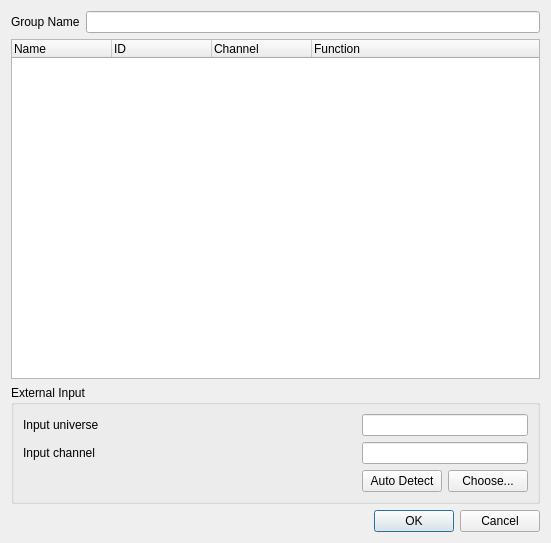
<?xml version="1.0" encoding="UTF-8"?>
<ui version="4.0">
 <class>ChannelSelection</class>
 <widget class="QDialog" name="ChannelSelection">
  <property name="geometry">
   <rect>
    <x>0</x>
    <y>0</y>
    <width>551</width>
    <height>543</height>
   </rect>
  </property>
  <property name="windowTitle">
   <string>Select Channels</string>
  </property>
  <layout class="QVBoxLayout" name="verticalLayout">
   <item>
    <layout class="QGridLayout">
     <item row="0" column="0">
      <layout class="QHBoxLayout" name="_2">
       <item>
        <widget class="QLabel" name="label">
         <property name="text">
          <string>Group Name</string>
         </property>
        </widget>
       </item>
       <item>
        <widget class="QLineEdit" name="m_groupNameEdit"/>
       </item>
      </layout>
     </item>
    </layout>
   </item>
   <item>
    <widget class="QTreeWidget" name="m_tree">
     <property name="alternatingRowColors">
      <bool>true</bool>
     </property>
     <property name="sortingEnabled">
      <bool>false</bool>
     </property>
     <property name="allColumnsShowFocus">
      <bool>true</bool>
     </property>
     <column>
      <property name="text">
       <string>Name</string>
      </property>
     </column>
     <column>
      <property name="text">
       <string>ID</string>
      </property>
     </column>
     <column>
      <property name="text">
       <string>Channel</string>
      </property>
     </column>
     <column>
      <property name="text">
       <string>Function</string>
      </property>
     </column>
    </widget>
   </item>
   <item>
    <widget class="QGroupBox" name="m_externalInputGroup">
     <property name="title">
      <string>External Input</string>
     </property>
     <layout class="QGridLayout" name="gridLayout">
      <item row="1" column="0">
       <widget class="QLabel" name="m_inputChannelLabel">
        <property name="text">
         <string>Input channel</string>
        </property>
       </widget>
      </item>
      <item row="1" column="1" colspan="2">
       <widget class="QLineEdit" name="m_inputChannelEdit">
        <property name="toolTip">
         <string>The particular input channel within the input universe that sends data to this widget</string>
        </property>
        <property name="readOnly">
         <bool>true</bool>
        </property>
       </widget>
      </item>
      <item row="2" column="0">
       <spacer name="horizontalSpacer">
        <property name="orientation">
         <enum>Qt::Horizontal</enum>
        </property>
        <property name="sizeHint" stdset="0">
         <size>
          <width>298</width>
          <height>20</height>
         </size>
        </property>
       </spacer>
      </item>
      <item row="0" column="1" colspan="2">
       <widget class="QLineEdit" name="m_inputUniverseEdit">
        <property name="toolTip">
         <string>The input universe that sends data to this widget</string>
        </property>
        <property name="readOnly">
         <bool>true</bool>
        </property>
       </widget>
      </item>
      <item row="2" column="2">
       <widget class="QPushButton" name="m_chooseInputButton">
        <property name="toolTip">
         <string>Choose an external input universe &amp; channel that this widget should listen to</string>
        </property>
        <property name="text">
         <string>Choose...</string>
        </property>
       </widget>
      </item>
      <item row="2" column="1">
       <widget class="QPushButton" name="m_autoDetectInputButton">
        <property name="toolTip">
         <string>When toggled, you can move an external slider/knob to assign it to this virtual console slider.</string>
        </property>
        <property name="text">
         <string>Auto Detect</string>
        </property>
        <property name="checkable">
         <bool>true</bool>
        </property>
       </widget>
      </item>
      <item row="0" column="0">
       <widget class="QLabel" name="m_inputUniverseLabel">
        <property name="text">
         <string>Input universe</string>
        </property>
       </widget>
      </item>
     </layout>
    </widget>
   </item>
   <item>
    <widget class="QDialogButtonBox" name="m_buttonBox">
     <property name="orientation">
      <enum>Qt::Horizontal</enum>
     </property>
     <property name="standardButtons">
      <set>QDialogButtonBox::Cancel|QDialogButtonBox::Ok</set>
     </property>
    </widget>
   </item>
  </layout>
 </widget>
 <resources/>
 <connections>
  <connection>
   <sender>m_buttonBox</sender>
   <signal>accepted()</signal>
   <receiver>ChannelSelection</receiver>
   <slot>accept()</slot>
   <hints>
    <hint type="sourcelabel">
     <x>248</x>
     <y>254</y>
    </hint>
    <hint type="destinationlabel">
     <x>157</x>
     <y>274</y>
    </hint>
   </hints>
  </connection>
  <connection>
   <sender>m_buttonBox</sender>
   <signal>rejected()</signal>
   <receiver>ChannelSelection</receiver>
   <slot>reject()</slot>
   <hints>
    <hint type="sourcelabel">
     <x>316</x>
     <y>260</y>
    </hint>
    <hint type="destinationlabel">
     <x>286</x>
     <y>274</y>
    </hint>
   </hints>
  </connection>
 </connections>
</ui>
